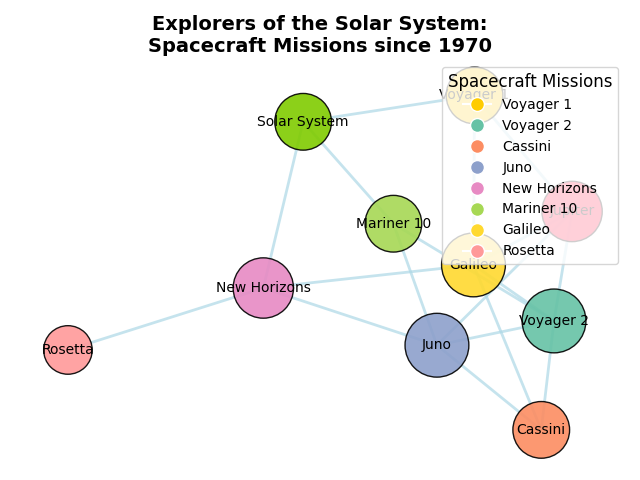

The Python source for this figure:
import matplotlib.pyplot as plt
import networkx as nx
import numpy as np

# Solar System Spacecraft Missions since 1970
missions = {
    "Voyager 1": ["Solar System", "Jupiter", "Galileo"],
    "Voyager 2": ["Mariner 10", "Jupiter", "Galileo", "Juno", "Cassini"],
    "Cassini": ["Galileo", "Juno"],
    "Juno": ["Jupiter"],
    "New Horizons": ["Juno", "Solar System"],
    "Mariner 10": ["Solar System", "Juno"],
    "Galileo": ["Jupiter", "Cassini", "New Horizons"],
    "Rosetta": ["New Horizons"]
}
# Creating the undirected graph
G = nx.Graph(missions)

# Calculate node sizes based on degree centrality with a base size
node_sizes = [1000 + 2000 * nx.degree_centrality(G)[node] for node in G.nodes()]

# Assign colors to nodes based on their mission type
node_colors = {
    "Voyager 1": "#ffcc00",
    "Voyager 2": "#66c2a5",
    "Cassini": "#fc8d62",
    "Juno": "#8da0cb",
    "New Horizons": "#e78ac3",
    "Mariner 10": "#a6d854",
    "Galileo": "#ffd92f",
    "Rosetta": "#ff9999",
    'Solar System': "#80cb00",
    'Jupiter': "#ff0033",
}

# Extract colors for each node in the graph
colors = [node_colors[node] for node in G.nodes()]

# Define positions for the nodes using a spring layout
pos = nx.spring_layout(G, seed=42)

# Draw nodes with varying size and assigned color
nx.draw_networkx_nodes(G, pos, node_size=node_sizes, node_color=colors, edgecolors='black', alpha=0.9)

# Draw edges with a fixed thickness
nx.draw_networkx_edges(G, pos, width=2, alpha=0.7, edge_color='lightblue')

# Draw labels with careful positioning
nx.draw_networkx_labels(G, pos, font_size=10, font_family='sans-serif')

# Title and layout adjustments
plt.title("Explorers of the Solar System:\nSpacecraft Missions since 1970", fontsize=14, fontweight='bold')
plt.tight_layout()
plt.axis('off')  # Turn off the axis for clearer visualization

# Custom legend
handles = [
    plt.Line2D([0], [0], marker='o', color='w', label='Voyager 1', markerfacecolor='#ffcc00', markersize=10),
    plt.Line2D([0], [0], marker='o', color='w', label='Voyager 2', markerfacecolor='#66c2a5', markersize=10),
    plt.Line2D([0], [0], marker='o', color='w', label='Cassini', markerfacecolor='#fc8d62', markersize=10),
    plt.Line2D([0], [0], marker='o', color='w', label='Juno', markerfacecolor='#8da0cb', markersize=10),
    plt.Line2D([0], [0], marker='o', color='w', label='New Horizons', markerfacecolor='#e78ac3', markersize=10),
    plt.Line2D([0], [0], marker='o', color='w', label='Mariner 10', markerfacecolor='#a6d854', markersize=10),
    plt.Line2D([0], [0], marker='o', color='w', label='Galileo', markerfacecolor='#ffd92f', markersize=10),
    plt.Line2D([0], [0], marker='o', color='w', label='Rosetta', markerfacecolor='#ff9999', markersize=10)
]
plt.legend(handles=handles, title="Spacecraft Missions", loc='upper right', fontsize=10, title_fontsize=12)

# Display the plot
plt.show()
